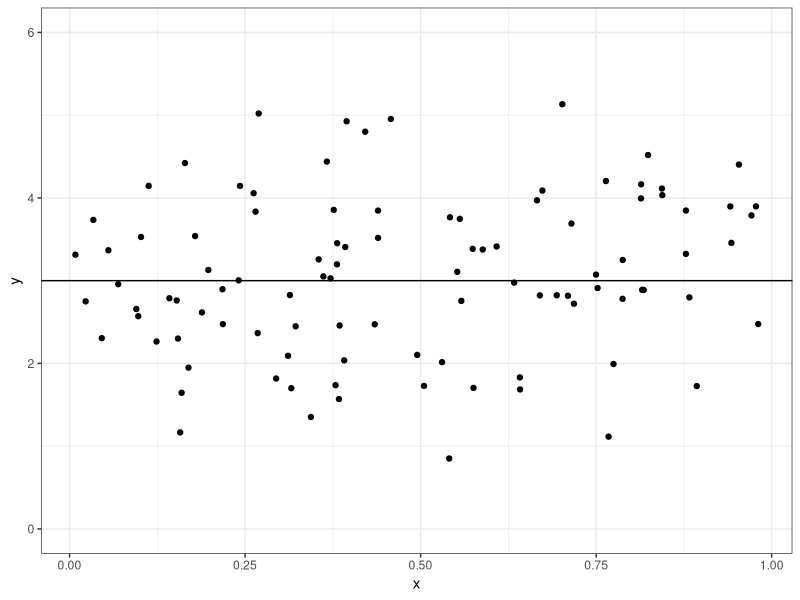
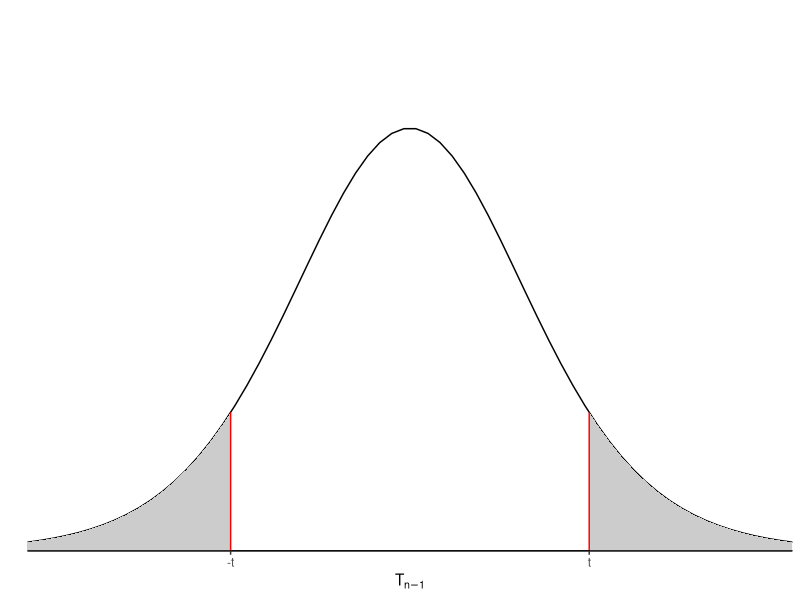

Source code (R) for these figures, in order:
## ---- chunk 1
library(tidyverse)
library(palmerpenguins)
library(broom)
## ---- chunk 2
set.seed(12)
n <- 100
x <- runif(n)
y <- 3 + rnorm(n)
ggplot() + theme_bw() + 
  geom_point(aes(x=x,  y=y)) +
  geom_hline(aes(yintercept=3)) +
  ylim(0, 6)
## ---- chunk 3
x <- seq(-5, 5, length=100)
tdf <- data.frame(x=x, tdens=dt(x, df=10))
ggt <- ggplot() + theme_classic() + coord_cartesian(xlim=c(-3.2, 3.2), ylim=c(0, 0.5), expand=F) + 
  theme(axis.line.y = element_blank()) + 
  xlab(expression(T[n-1])) + ylab("") + scale_y_continuous(breaks=NULL)+
  geom_hline(aes(yintercept=0)) + 
  geom_line(aes(x=x,y=tdens),
            data=tdf)
## ---- chunk 4
ggt + 
  geom_polygon(aes(x=c(1.5, 1.5, x[x>1.5]),
                   y=c(0, dt(1.5, df=10), dt(x[x>1.5], df=10))),
               fill="grey80") +
    geom_polygon(aes(x=c(x[x< -1.5], -1.5, -1.5),
                   y=c(dt(x[x< -1.5], df=10), dt(-1.5, df=10), 0)),
               fill="grey80") +
  scale_x_continuous(breaks=c(-1.5, 1.5), labels=c("-t", "t"))+ 
  geom_segment(aes(x=1.5, xend=1.5, y=0, yend=dt(1.5, df=10)), col="red") +
    geom_segment(aes(x=-1.5, xend=-1.5, y=0, yend=dt(-1.5, df=10)), col="red")
## ---- chunk 5
penguin_lm <- lm(body_mass_g ~ flipper_length_mm, data=penguins)
sig2hat <- summary(penguin_lm)$sigma^2 
sig2hat
# Alternative way "by hand"
sum(residuals(penguin_lm)^2)/(nobs(penguin_lm)-2)
## ---- chunk 6
sxx <- sum(penguins$flipper_length_mm^2, na.rm=T) - 1/nobs(penguin_lm)*sum(penguins$flipper_length_mm, na.rm=T)^2
sxx
## ---- chunk 7
t <- (coef(penguin_lm)[2]- 0)/sqrt(sig2hat/sxx)
t
## ---- chunk 8
2*pt(abs(t), df=nobs(penguin_lm)-2, lower=FALSE)
## ---- chunk 9
tidy(penguin_lm)
## ---- chunk 10
summary(penguin_lm)
## ---- chunk 11
tidy(penguin_lm)
